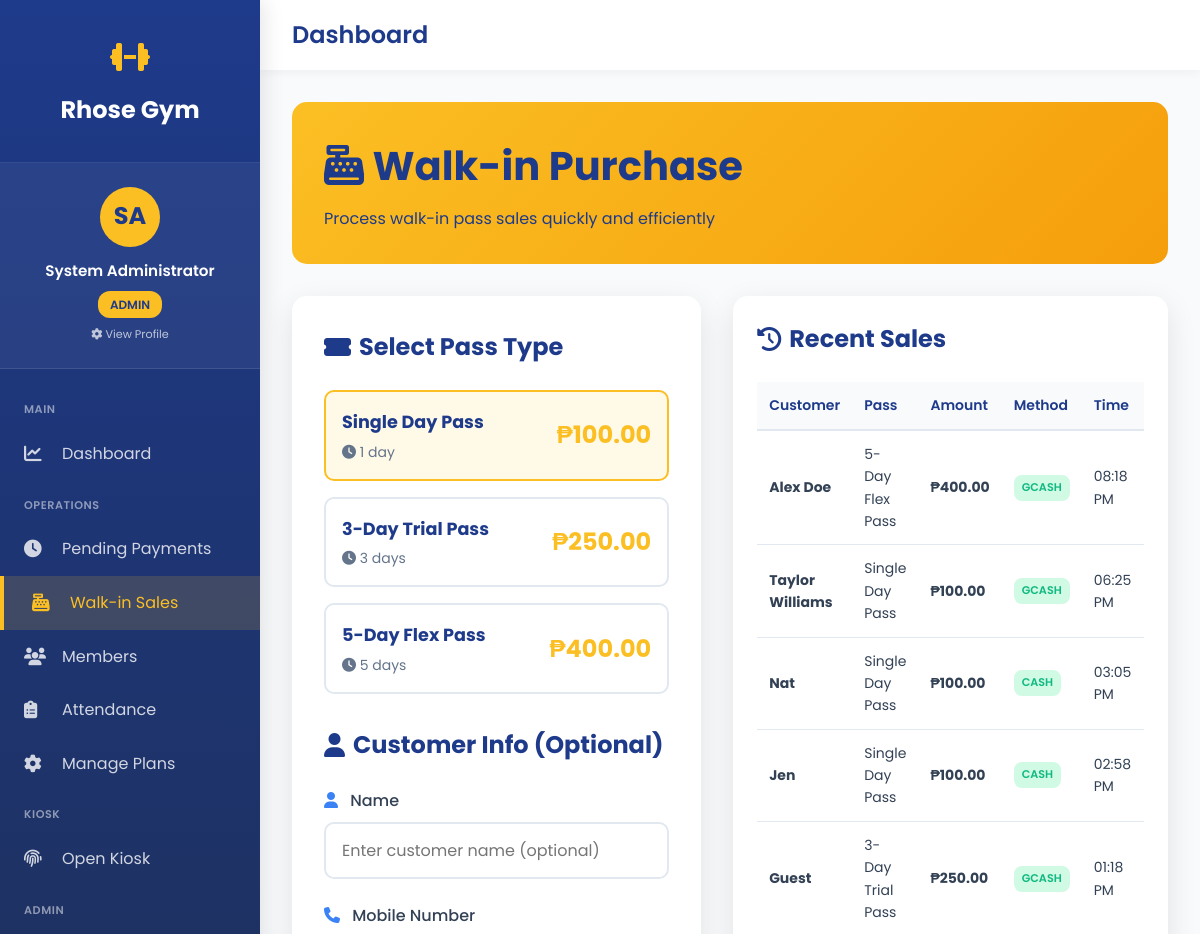
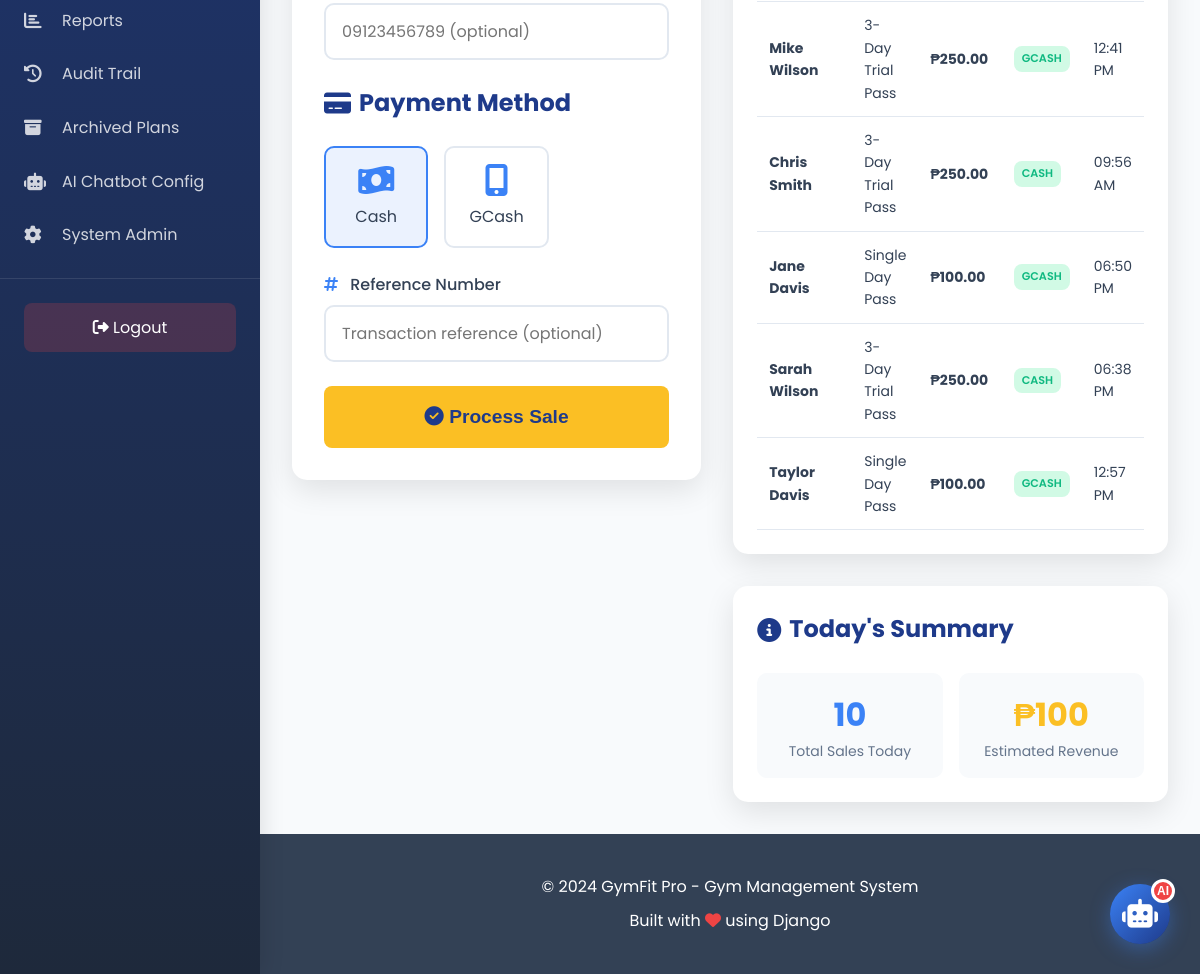
The app's page /walkin/ (signed in) with its own data (2 pictures, top to bottom).
### gym_app/models.py (models this page shows, shortened)
class User(AbstractUser):
    ROLE_CHOICES = [
        ('admin', 'Admin'),
        ('staff', 'Staff'),
        ('member', 'Member'),
    ]
    role = models.CharField(max_length=10, choices=ROLE_CHOICES, default='member')
    mobile_no = models.CharField(max_length=20, blank=True, null=True)
    address = models.TextField(blank=True, null=True)
    birthdate = models.DateField(blank=True, null=True)
    age = models.IntegerField(blank=True, null=True)
    profile_image = models.ImageField(
        upload_to='profile_images/',
        blank=True,
        null=True,
        help_text="Profile picture"
    )
    kiosk_pin = models.CharField(
        max_length=6,
        blank=True,
        null=True,
        unique=True,
        help_text="6-digit PIN for kiosk check-in/out",
        verbose_name="Kiosk PIN"
    )
    created_at = models.DateTimeField(auto_now_add=True)
    updated_at = models.DateTimeField(auto_now=True)
    class Meta:
        db_table = 'users'
        verbose_name = 'User'
        verbose_name_plural = 'Users'
    def is_admin(self):
        return self.role == 'admin' or self.is_superuser
    def is_staff_or_admin(self):
        return self.role in ['admin', 'staff'] or self.is_superuser or self.is_staff

class FlexibleAccess(models.Model):
    name = models.CharField(max_length=100)
    duration_days = models.IntegerField(help_text="Validity in days")
    price = models.DecimalField(max_digits=10, decimal_places=2)
    description = models.TextField(blank=True, null=True)
    is_active = models.BooleanField(default=True)
    is_archived = models.BooleanField(default=False, help_text="Archived passes are hidden but preserved for records")
    archived_at = models.DateTimeField(null=True, blank=True)
    archived_by = models.ForeignKey(
        User,
        on_delete=models.SET_NULL,
        null=True,
        blank=True,
        related_name='archived_walk_in_plans'
    )
    created_at = models.DateTimeField(auto_now_add=True)
    updated_at = models.DateTimeField(auto_now=True)
    class Meta:
        db_table = 'flexible_access'
        verbose_name = 'Flexible Access Pass'
        verbose_name_plural = 'Flexible Access Passes'
        ordering = ['duration_days']

class WalkInPayment(models.Model):
    PAYMENT_METHOD_CHOICES = [
        ('cash', 'Cash'),
        ('gcash', 'GCash'),
    ]
    pass_type = models.ForeignKey(FlexibleAccess, on_delete=models.PROTECT, related_name='walk_in_sales')
    customer_name = models.CharField(max_length=100, blank=True, null=True)
    mobile_no = models.CharField(max_length=20, blank=True, null=True)
    amount = models.DecimalField(max_digits=10, decimal_places=2)
    method = models.CharField(max_length=10, choices=PAYMENT_METHOD_CHOICES)
    payment_date = models.DateTimeField(default=timezone.now)
    reference_no = models.CharField(max_length=50, blank=True, null=True, unique=True, help_text="Auto-generated payment reference")
    notes = models.TextField(blank=True, null=True)
    processed_by = models.ForeignKey(
        User,
        on_delete=models.SET_NULL,
        null=True,
        blank=True,
        related_name='processed_walkin_sales'
    )
    created_at = models.DateTimeField(auto_now_add=True)
    updated_at = models.DateTimeField(auto_now=True)
    class Meta:
        db_table = 'walk_in_payments'
        verbose_name = 'Walk-in Payment'
        verbose_name_plural = 'Walk-in Payments'
        ordering = ['-payment_date']

### gym_app/views.py (the view, shortened to what this page needs)
# urls.py: path('walkin/', views.walkin_purchase, name='walkin_purchase'),
@login_required
def walkin_purchase(request):
    if not request.user.is_staff_or_admin():
        messages.error(request, 'Access denied.')
        return redirect('dashboard')
    passes = FlexibleAccess.objects.filter(is_active=True).order_by('duration_days')
    recent_walkins = WalkInPayment.objects.select_related('pass_type').order_by('-payment_date')[:10]
    context = {
        'passes': passes,
        'recent_walkins': recent_walkins,
    }
    return render(request, 'gym_app/walkin_purchase.html', context)

### gym_app/templates/gym_app/walkin_purchase.html (shortened to what this page needs)
{% extends 'gym_app/base_sidebar.html' %}
{% block content %}
{% load static %}
<link rel="stylesheet" href="{% static 'gym_app/css/pages/walkin_purchase.css' %}">
<div class="page-header">
    <h1><i class="fas fa-cash-register"></i> Walk-in Purchase</h1>
    <p>Process walk-in pass sales quickly and efficiently</p>
</div>
<div class="content-grid">
    <div>
        <div class="form-card">
            <form method="post" action="{% url 'walkin_purchase' %}">
                <div class="section-title">
                    <i class="fas fa-ticket-alt"></i>
                    Select Pass Type
                </div>
                <div class="pass-options">
                    {% for pass in passes %}
                    <div class="pass-option">
                        <label for="pass_{{ pass.id }}">
                            <div class="pass-info">
                                <h4>{{ pass.name }}</h4>
                                <p><i class="fas fa-clock"></i> {{ pass.duration_days }} day{{ pass.duration_days|pluralize }}</p>
                            </div>
                            <div class="pass-price">₱{{ pass.price }}</div>
                        </label>
                    </div>
                    {% endfor %}
                </div>
                <div class="section-title" style="margin-top: 2rem;">
                    <i class="fas fa-user"></i>
                    Customer Info (Optional)
                </div>
                <div class="form-group">
                    <label for="customer_name">
                        <i class="fas fa-user"></i> Name
                    </label>
                    <input
                        type="text"
                        id="customer_name"
                        name="customer_name"
                        class="form-control"
                        placeholder="Enter customer name (optional)"
                    >
                </div>
                <div class="form-group">
                    <label for="mobile_no">
                        <i class="fas fa-phone"></i> Mobile Number
                    </label>
                    <input
                        type="tel"
                        id="mobile_no"
                        name="mobile_no"
                        class="form-control"
                        placeholder="09123456789 (optional)"
                    >
                </div>
                <div class="section-title">
                    <i class="fas fa-credit-card"></i>
                    Payment Method
                </div>
                <div class="payment-methods">
                    <div class="payment-option">
                        <label for="cash">
                            <i class="fas fa-money-bill-wave"></i>
                            <div>Cash</div>
                        </label>
                    </div>
                    <div class="payment-option">
                        <label for="gcash">
                            <i class="fas fa-mobile-alt"></i>
                            <div>GCash</div>
                        </label>
                    </div>
                </div>
                <div class="form-group" style="margin-top: 1.5rem;">
                    <label for="reference_no">
                        <i class="fas fa-hashtag"></i> Reference Number
                    </label>
                    <input
                        type="text"
                        id="reference_no"
                        name="reference_no"
                        class="form-control"
                        placeholder="Transaction reference (optional)"
                    >
                </div>
                <button type="submit" class="btn btn-gold btn-submit">
                    <i class="fas fa-check-circle"></i> Process Sale
                </button>
            </form>
        </div>
    </div>
    <div>
        <div class="recent-sales">
            <h2 class="section-title">
                <i class="fas fa-history"></i>
                Recent Sales
            </h2>
            {% if recent_walkins %}
            <div style="overflow-x: auto;">
                <table>
                    <thead>
                        <tr>
                            <th>Customer</th>
                            <th>Pass</th>
                            <th>Amount</th>
                            <th>Method</th>
                            <th>Time</th>
                        </tr>
                    </thead>
                    <tbody>
                        {% for walkin in recent_walkins %}
                        <tr>
                            <td><strong>{{ walkin.customer_name|default:"Guest" }}</strong></td>
                            <td>{{ walkin.pass_type.name }}</td>
                            <td><strong>₱{{ walkin.amount }}</strong></td>
                            <td><span class="badge badge-active">{{ walkin.method|upper }}</span></td>
                            <td>{{ walkin.payment_date|date:"h:i A" }}</td>
                        </tr>
                        {% endfor %}
                    </tbody>
                </table>
            </div>
            {% else %}
            <div class="empty-state">
                <i class="fas fa-inbox" style="font-size: 3rem; opacity: 0.5; margin-bottom: 0.5rem;"></i>
                <p>No recent sales</p>
            </div>
            {% endif %}
        </div>
        <div class="recent-sales" style="margin-top: 2rem;">
            <h2 class="section-title">
                <i class="fas fa-info-circle"></i>
                Today's Summary
            </h2>
            <div style="display: grid; grid-template-columns: 1fr 1fr; gap: 1rem;">
                <div style="background: var(--light-bg); padding: 1rem; border-radius: 10px; text-align: center;">
                    <div style="font-size: 2rem; font-weight: 700; color: var(--secondary-blue);">
                        {{ recent_walkins|length }}
                    </div>
                    <div style="color: var(--gray); font-size: 0.875rem;">Total Sales Today</div>
                </div>
                <div style="background: var(--light-bg); padding: 1rem; border-radius: 10px; text-align: center;">
                    <div style="font-size: 2rem; font-weight: 700; color: var(--gold);">
                        ₱{% widthratio recent_walkins|length 1 1 %}0
                    </div>
                    <div style="color: var(--gray); font-size: 0.875rem;">Estimated Revenue</div>
                </div>
            </div>
        </div>
    </div>
</div>
{% endblock %}

### gym_app/templates/gym_app/base_sidebar.html (shortened to what this page needs)
<!DOCTYPE html>
<html lang="en">
<head>
    <link rel="stylesheet" href="https://cdnjs.cloudflare.com/ajax/libs/font-awesome/6.4.0/css/all.min.css">
</head>
<body class="has-sidebar">
    <aside class="sidebar" id="sidebar">
        <div class="sidebar-header">
            <div class="sidebar-logo">
                <i class="fas fa-dumbbell"></i>
            </div>
            <a href="{% url 'home' %}" class="sidebar-brand">Rhose Gym</a>
        </div>
        <a href="{% url 'profile_settings' %}" class="sidebar-user">
            <div class="sidebar-user-avatar">
                {% if user.profile_image %}
                    <img src="{{ user.profile_image.url }}" alt="{{ user.get_full_name }}" class="sidebar-user-avatar-img">
                {% else %}
                    {{ user.first_name|first|upper }}{{ user.last_name|first|upper }}
                {% endif %}
            </div>
            <div class="sidebar-user-name">{{ user.get_full_name|default:user.username }}</div>
            <div style="text-align: center; margin-top: 0.5rem;">
                <span class="sidebar-user-role">{{ user.role }}</span>
            </div>
            <div style="text-align: center; margin-top: 0.5rem; font-size: 0.7rem; opacity: 0.7;">
                <i class="fas fa-cog"></i> View Profile
            </div>
        </a>
            <nav class="sidebar-menu">
            <div class="sidebar-section">Main</div>
            <a href="{% url 'dashboard' %}" {% if request.path == '/dashboard/' %}class="active"{% endif %}>
                <i class="fas fa-chart-line"></i>
                <span>Dashboard</span>
            </a>
            <div class="sidebar-section">Operations</div>
            <a href="{% url 'pending_payments' %}" {% if 'pending-payments' in request.path %}class="active"{% endif %}>
                <i class="fas fa-clock"></i>
                <span>Pending Payments</span>
            </a>
            <a href="{% url 'walkin_purchase' %}" {% if 'walkin' in request.path %}class="active"{% endif %}>
                <i class="fas fa-cash-register"></i>
                <span>Walk-in Sales</span>
            </a>
            <a href="{% url 'members_list' %}" {% if 'members' in request.path %}class="active"{% endif %}>
                <i class="fas fa-users"></i>
                <span>Members</span>
            </a>
            <a href="{% url 'attendance_report' %}" {% if 'attendance' in request.path %}class="active"{% endif %}>
                <i class="fas fa-clipboard-list"></i>
                <span>Attendance</span>
            </a>
            <a href="{% url 'manage_plans' %}" {% if 'manage-plans' in request.path %}class="active"{% endif %}>
                <i class="fas fa-cog"></i>
                <span>Manage Plans</span>
            </a>
            <div class="sidebar-section">Kiosk</div>
            <a href="{% url 'kiosk_login' %}" target="_blank">
                <i class="fas fa-fingerprint"></i>
                <span>Open Kiosk</span>
            </a>
            {% if user.is_admin %}
            <div class="sidebar-section">Admin</div>
            <a href="{% url 'reports' %}" {% if 'reports' in request.path %}class="active"{% endif %}>
                <i class="fas fa-chart-bar"></i>
                <span>Reports</span>
            </a>
            <a href="{% url 'audit_trail' %}" {% if 'audit' in request.path %}class="active"{% endif %}>
                <i class="fas fa-history"></i>
                <span>Audit Trail</span>
            </a>
            <a href="{% url 'archived_plans' %}" {% if 'archived-plans' in request.path %}class="active"{% endif %}>
                <i class="fas fa-archive"></i>
                <span>Archived Plans</span>
            </a>
            <a href="{% url 'chatbot_config' %}" {% if 'chatbot-config' in request.path %}class="active"{% endif %}>
                <i class="fas fa-robot"></i>
                <span>AI Chatbot Config</span>
            </a>
            <a href="/admin/" target="_blank">
                <i class="fas fa-cog"></i>
                <span>System Admin</span>
            </a>
            {% endif %}
        </nav>
        <div class="sidebar-footer">
            <a href="{% url 'logout' %}">
                <i class="fas fa-sign-out-alt"></i> Logout
            </a>
        </div>
    </aside>
    <div class="main-wrapper">
        <div class="top-navbar">
            <div class="top-navbar-left">
                <h1>{% block page_title %}Dashboard{% endblock %}</h1>
            </div>
        </div>
        <main class="main-content">
            {% block content %}{% endblock %}
        </main>
        <footer class="footer">
            <div class="container">
                <p>&copy; 2024 GymFit Pro - Gym Management System</p>
                <p>Built with <i class="fas fa-heart" style="color: var(--danger);"></i> using Django</p>
            </div>
        </footer>
    </div>
<button class="chat-widget-button" id="chatWidgetToggle" title="Chat with FitBot">
    <i class="fas fa-robot"></i>
    <span class="chat-widget-badge">AI</span>
</button>
</body>
</html>

### records on screen
User: first_name|first "S", last_name|first "A", get_full_name "System Administrator", role "ADMIN"
FlexibleAccess: name "Single Day Pass", duration_days "1", price "100.00"
FlexibleAccess: name "3-Day Trial Pass", duration_days "3", price "250.00"
FlexibleAccess: name "5-Day Flex Pass", duration_days "5", price "400.00"
WalkInPayment: customer_name "Alex Doe", pass_type.name "5-Day Flex Pass", amount "400.00", method "GCASH", payment_date "08:18 PM"
WalkInPayment: customer_name "Taylor Williams", pass_type.name "Single Day Pass", amount "100.00", method "GCASH", payment_date "06:25 PM"
WalkInPayment: customer_name "Nat", pass_type.name "Single Day Pass", amount "100.00", method "CASH", payment_date "03:05 PM"
WalkInPayment: customer_name "Jen", pass_type.name "Single Day Pass", amount "100.00", method "CASH", payment_date "02:58 PM"
WalkInPayment: customer_name "Guest", pass_type.name "3-Day Trial Pass", amount "250.00", method "GCASH", payment_date "01:18 PM"
WalkInPayment: customer_name "Mike Wilson", pass_type.name "3-Day Trial Pass", amount "250.00", method "GCASH", payment_date "12:41 PM"
WalkInPayment: customer_name "Chris Smith", pass_type.name "3-Day Trial Pass", amount "250.00", method "CASH", payment_date "09:56 AM"
WalkInPayment: customer_name "Jane Davis", pass_type.name "Single Day Pass", amount "100.00", method "GCASH", payment_date "06:50 PM"
WalkInPayment: customer_name "Sarah Wilson", pass_type.name "3-Day Trial Pass", amount "250.00", method "CASH", payment_date "06:38 PM"
WalkInPayment: customer_name "Taylor Davis", pass_type.name "Single Day Pass", amount "100.00", method "GCASH", payment_date "12:57 PM"

### other values on screen
{{ recent_walkins|length }} "10"
